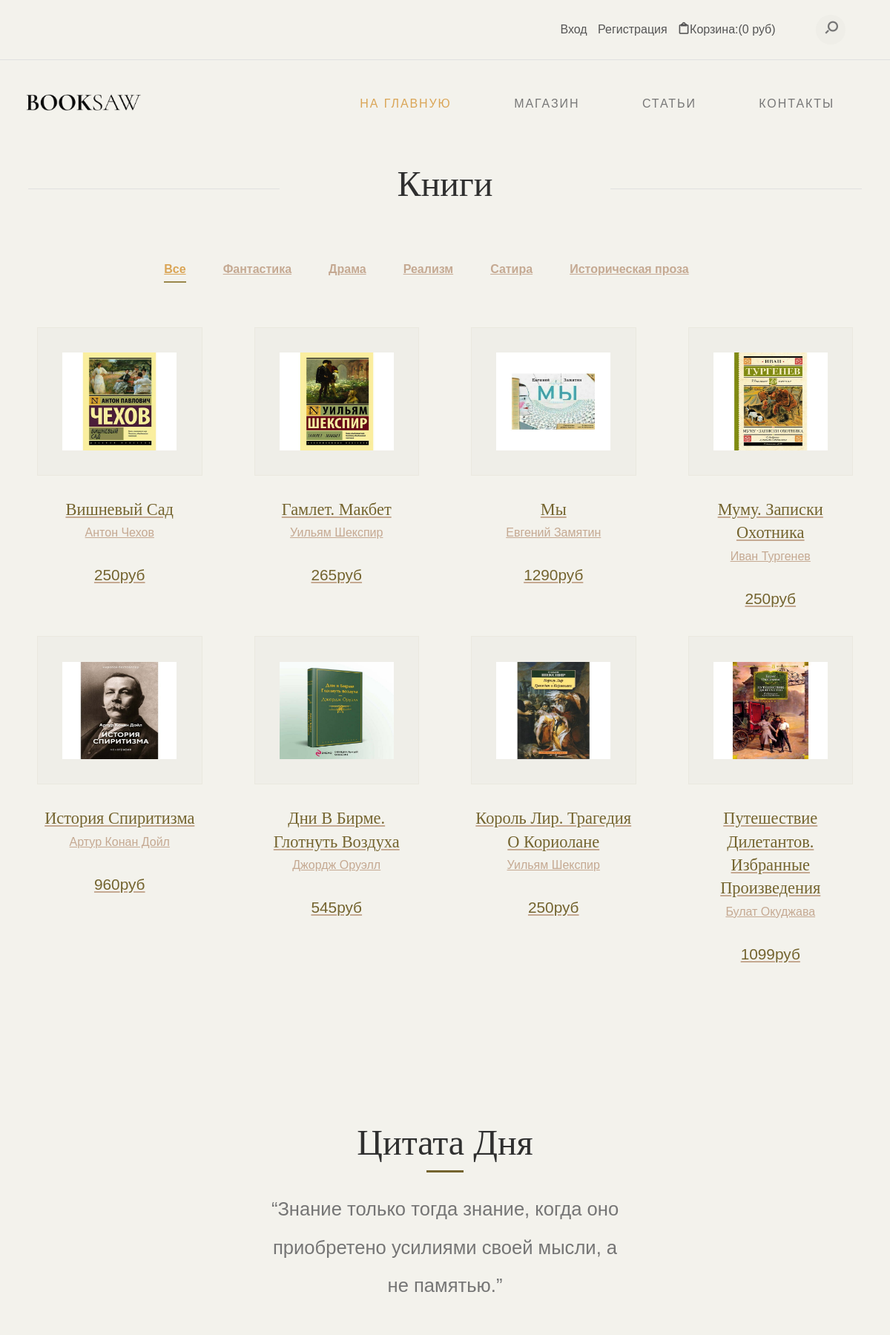
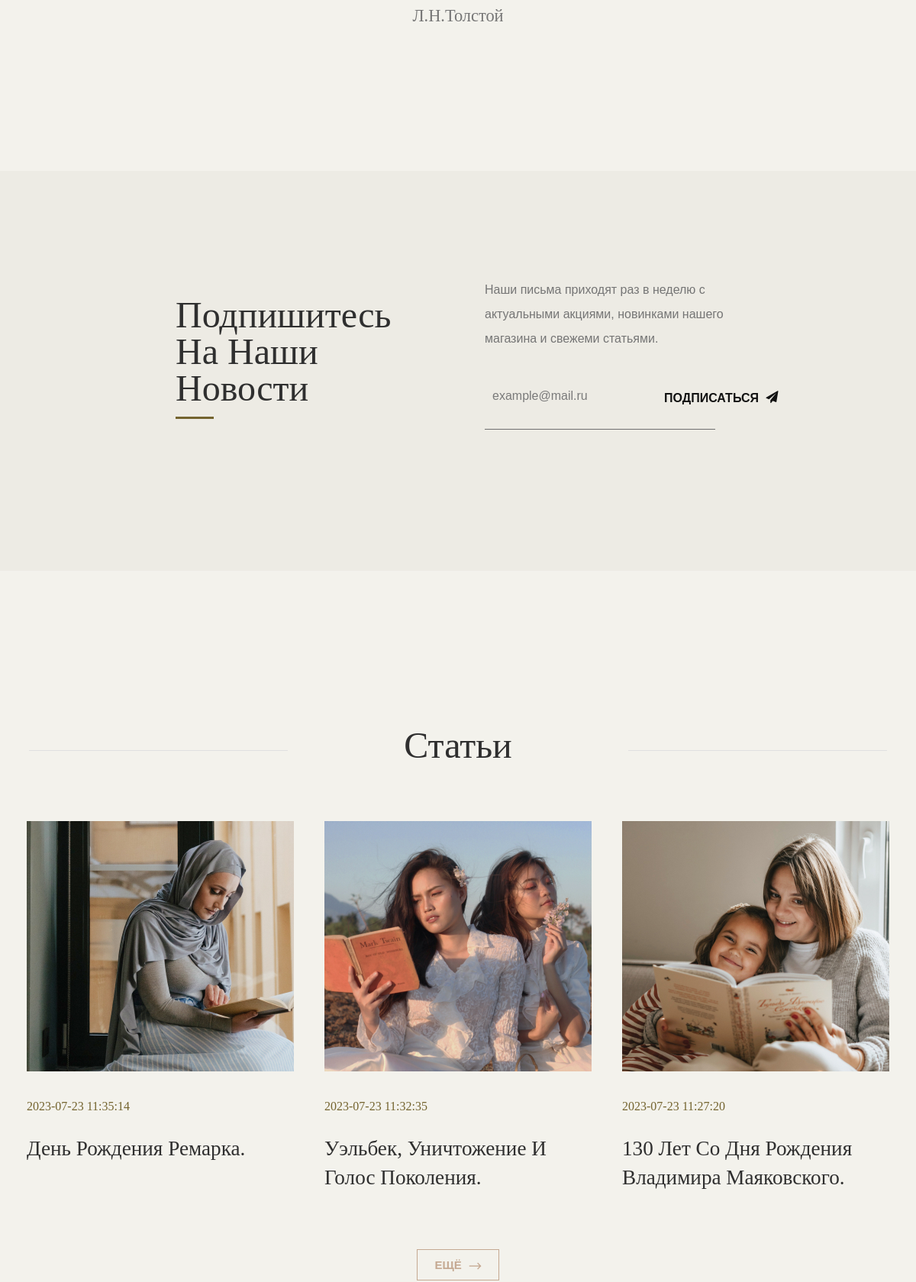
The page / (upper part) on the database its author committed (2 pictures, top to bottom).
### tables this page shows
CREATE TABLE `books` (
  `id` int(11) NOT NULL,
  `title` varchar(255) NOT NULL,
  `image` varchar(255) NOT NULL,
  `description` text NOT NULL,
  `author_id` int(11) NOT NULL,
  `category_id` int(11) NOT NULL,
  `price` int(11) NOT NULL
);

CREATE TABLE `authors` (
  `id` int(11) NOT NULL,
  `name` varchar(255) NOT NULL
);

CREATE TABLE `posts` (
  `id` int(11) NOT NULL,
  `title` varchar(255) NOT NULL,
  `body` text NOT NULL,
  `add_date` timestamp NOT NULL DEFAULT current_timestamp(),
  `image` varchar(255) NOT NULL
);

### index.php (called while the page is built, shortened)
<?php
require 'models/Books.php';
require 'models/Posts.php';
$limit = 8;
$limit_posts = 3;
$books = Books::getBooks($limit);
$posts = Posts::getLimitPosts($limit_posts);
require 'views/index_view.php';

### models/Books.php (called while the page is built, shortened)
<?php
class Books
{
  public static function getBooks($limit){
    $pdo = DBConnect::getConnection();
    $query = "SELECT books.id AS book_id, title, image, authors.id AS author_id, name, category.id AS category_id, price FROM books, authors, category WHERE author_id = authors.id AND category_id = category.id ORDER BY RAND() LIMIT $limit;";
    return $pdo->query($query)->fetchAll();
  }
}

### models/Posts.php (called while the page is built, shortened)
<?php
class Posts
{
  public static function getLimitPosts($limit){
    $pdo = DBConnect::getConnection();
    $query = "SELECT posts.id AS post_id, title, body, add_date, image FROM posts ORDER BY RAND() LIMIT $limit;";
    return $pdo->query($query)->fetchAll();
  }
}

### views/index_view.php (the view, shortened to what this page needs)
<?php
  require 'components/header.php';
?>
<section id="popular-books" class="bookshelf">
  <div class="container">
    <div class="row">
      <div class="col-md-12">
        <div class="section-header align-center">
          <h2 class="section-title">Книги</h2>
        </div>
        <ul class="tabs">
          <li data-tab-target="#all-genre" class="active tab"><a href="#">Все</a></li>
          <li data-tab-target="#business" class="tab"><a href="books_category.php?category_id=1">Фантастика</a></li>
          <li data-tab-target="#technology" class="tab"><a href="books_category.php?category_id=2">Драма</a></li>
          <li data-tab-target="#romantic" class="tab"><a href="books_category.php?category_id=3">Реализм</a></li>
          <li data-tab-target="#adventure" class="tab"><a href="books_category.php?category_id=4">Сатира</a></li>
          <li data-tab-target="#fictional" class="tab"><a href="books_category.php?category_id=5">Историческая проза</a></li>
        </ul>
        <div class="tab-content">
          <div id="all-genre" data-tab-content class="active">
            <div class="row">
              <?php foreach($books as $book):?>
              <div class="col-md-3">
                <a href="single-book.php?id=<?=$book['book_id']?>">
                  <figure class="product-style">
                    <img
                      src="<?=$book['image']?>"
                      alt="<?=$book['title']?>"
                      class="product-item"
                    />
                    <figcaption>
                      <h3><?=$book['title']?></h3>
                      <p><?=$book['name']?></p>
                      <div class="item-price"><?=$book['price']?>руб</div>
                    </figcaption>
                  </figure>
                </a>
              </div>
              <?php endforeach;?>
            </div>
          </div>
        </div>
      </div>
    </div>
  </div>
</section>
<section id="quotation" class="align-center">
  <div class="inner-content">
    <h2 class="section-title divider">Цитата дня</h2>
    <blockquote data-aos="fade-up">
      <q
        >Знание только тогда знание, когда оно приобретено уси­лиями своей мысли, а не памятью.</q
      >
      <div class="author-name">Л.Н.Толстой</div>
    </blockquote>
  </div>
</section>
<section id="subscribe">
  <div class="container">
    <div class="row">
      <div class="col-md-8 col-md-offset-2">
        <div class="row">
          <div class="col-md-6">
            <div class="title-element">
              <h3 class="section-title divider">Подпишитесь на наши новости</h3>
            </div>
          </div>
          <div class="col-md-6">
            <div class="subscribe-content" data-aos="fade-up">
              <p>
                Наши письма приходят раз в неделю с актуальными акциями, новинками нашего магазина и свежеми статьями.
              </p>
              <form id="form" method ="">
                <input
                  type="text"
                  name="email"
                  placeholder="example@mail.ru"
                />
                <button class="btn-subscribe">
                  <span>Подписаться</span>
                  <i class="icon icon-send"></i>
                </button>
              </form>
            </div>
          </div>
        </div>
      </div>
    </div>
  </div>
</section>
<section id="latest-blog">
  <div class="container">
    <div class="row">
      <div class="col-md-12">
        <div class="section-header align-center">
          <h2 class="section-title">Статьи</h2>
        </div>
        <div class="row">
          <?php foreach ($posts as $post):?>
            <div class="col-md-4">
              <article class="column" data-aos="fade-up">
                <figure>
                  <a href="<?=$post['image']?>" class="image-hvr-effect">
                    <img
                      src="<?=$post['image']?>"
                      alt="<?=$post['title']?>"
                      class="post-image"
                    />
                  </a>
                </figure>
                <div class="post-item">
                  <div class="meta-date"><?=$post['add_date']?></div>
                  <h3>
                    <a href="single-post.php?post_id=<?=$post['post_id']?>"><?=$post['title']?></a>
                  </h3>
                </div>
              </article>
            </div>
          <?php endforeach;?>
        </div>
        <div class="row">
          <div class="btn-wrap align-center">
            <a
              href="posts.php"
              class="btn btn-outline-accent btn-accent-arrow"
              tabindex="0"
              >Ещё<i class="icon icon-ns-arrow-right"></i
            ></a>
          </div>
        </div>
      </div>
    </div>
  </div>
</section>
<?php
  require 'components/footer.php';
?>

### icomoon/icomoon.css (style rules this page uses)
[class^="icon-"], [class*=" icon-"] { font-family: 'icomoon' !important; speak: never; font-style: normal; font-weight: normal; font-variant: normal; text-transform: none; line-height: 1; -webkit-font-smoothing: antialiased; -moz-osx-font-smoothing: grayscale; }
.icon-ns-arrow-right:before { content: "\e90b"; }
.icon-send:before { content: "\f1d8"; }

### rows shown on the page
books: image (picture), title "Вишневый Сад", author.name "Антон Чехов", price "250"
books: image (picture), title "Гамлет. Макбет", author.name "Уильям Шекспир", price "265"
books: image (picture), title "Мы", author.name "Евгений Замятин", price "1290"
books: image (picture), title "Муму. Записки Охотника", author.name "Иван Тургенев", price "250"
books: image (picture), title "История Спиритизма", author.name "Артур Конан Дойл", price "960"
books: image (picture), title "Дни В Бирме. Глотнуть Воздуха", author.name "Джордж Оруэлл", price "545"
books: image (picture), title "Король Лир. Трагедия О Кориолане", author.name "Уильям Шекспир", price "250"
books: image (picture), title "Путешествие Дилетантов. Избранные Произведения", author.name "Булат Окуджава", price "1099"
posts: image (picture), add_date "2023-07-23 11:35:14", title "День Рождения Ремарка."
posts: image (picture), add_date "2023-07-23 11:32:35", title "Уэльбек, Уничтожение И Голос Поколения."
posts: image (picture), add_date "2023-07-23 11:27:20", title "130 Лет Со Дня Рождения Владимира Маяковского."
